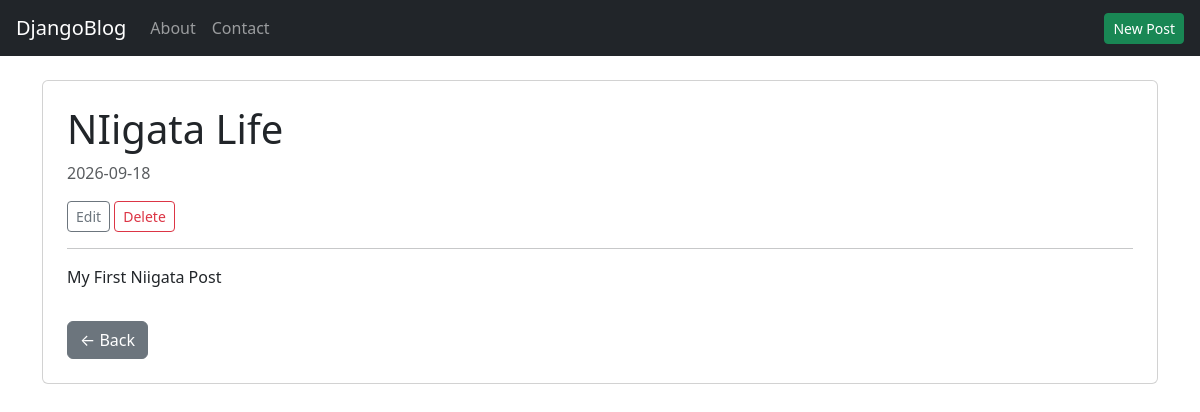
Screenshot of /post/niigata-life/ (signed in) with the database file from the repository.
### blog/models.py (models this page shows, shortened)
class Post(models.Model):
    STATUS_CHOICES = [
        ("draft", "Draft"),
        ("published", "Published"),
    ]
    title = models.CharField(max_length=200)
    slug = models.SlugField(max_length=200, unique=True)
    content = models.TextField()
    status = models.CharField(max_length=10, choices=STATUS_CHOICES, default="published")
    created_at = models.DateTimeField(auto_now_add=True)
    updated_at = models.DateTimeField(auto_now=True)
    category = models.ForeignKey(
        Category, on_delete=models.SET_NULL, null=True, blank=True, related_name="posts"
    )
    tags = models.ManyToManyField(Tag, blank=True, related_name="posts")
    image = models.ImageField(upload_to='posts/', blank=True, null=True)
    cover_image = models.ImageField(upload_to="post_covers/", blank=True, null=True)

### blog/views.py (the view)
# urls.py: path('post/<slug:slug>/', views.post_detail, name='post_detail'),
def post_detail(request, slug):
    post = get_object_or_404(Post, slug=slug)
    if post.status != "published" and not request.user.is_staff:
        raise Http404
    return render(request, 'blog/post_details.html', {'post': post})

### blog/templates/blog/post_details.html (shortened to what this page needs)
{% extends 'blog/base.html' %}
{% block content %}
<div class="card">
  <div class="card-body p-4">
    <h1>{{ post.title }}</h1>
    <p class="text-muted">
      {{ post.created_at|date:"Y-m-d" }}
    </p>
    {% if user.is_authenticated %}
      <a href="{% url 'post_edit' post.slug %}" class="btn btn-sm btn-outline-secondary">Edit</a>
      <a href="{% url 'post_delete' post.slug %}" class="btn btn-sm btn-outline-danger">Delete</a>
    {% endif %}
    <hr>
    {{ post.content|linebreaks }}
    <a href="{% url 'home' %}" class="btn btn-secondary mt-3">&larr; Back</a>
  </div>
</div>
{% endblock %}

### rows the page displays
Post: title "NIigata Life", created_at "2026-09-18", content "My First Niigata Post"
